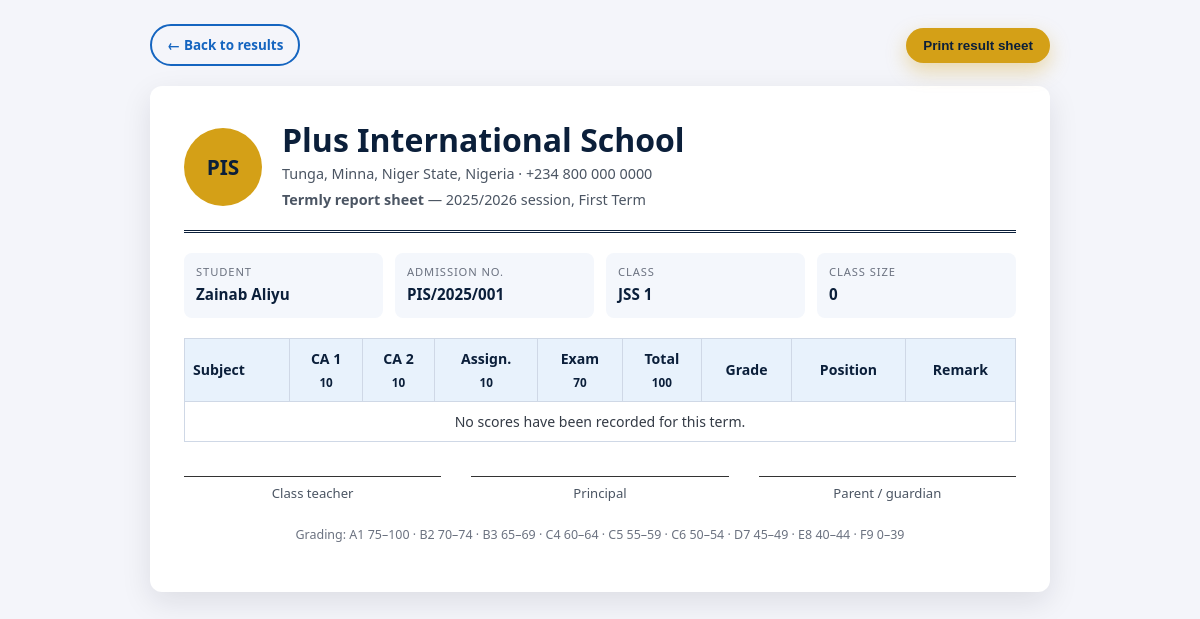
Screenshot of /admin/academics/result-sheet.php?student_id=6 (signed in) with the database file from the repository.
### tables this page shows
CREATE TABLE IF NOT EXISTS academic_sessions (
    id         INT AUTO_INCREMENT PRIMARY KEY,
    name       VARCHAR(20) NOT NULL UNIQUE,    
    term       ENUM('First','Second','Third') NOT NULL,
    is_current TINYINT(1) NOT NULL DEFAULT 0,
    starts_on  DATE DEFAULT NULL,
    ends_on    DATE DEFAULT NULL
);

CREATE TABLE IF NOT EXISTS users (
    id              INT AUTO_INCREMENT PRIMARY KEY,
    full_name       VARCHAR(150) NOT NULL,
    email           VARCHAR(150) NOT NULL UNIQUE,
    phone           VARCHAR(30) DEFAULT NULL,
    password_hash   VARCHAR(255) NOT NULL,
    role            ENUM('superadmin','subadmin','cashier','teacher','student','parent') NOT NULL,
    admission_no    VARCHAR(40) DEFAULT NULL UNIQUE,
    staff_no        VARCHAR(40) DEFAULT NULL UNIQUE,
    class_id        INT DEFAULT NULL,
    gender          ENUM('male','female') DEFAULT NULL,
    date_of_birth   DATE DEFAULT NULL,
    student_status  ENUM('new','returning') DEFAULT NULL,
    address         VARCHAR(255) DEFAULT NULL,
    photo           VARCHAR(255) DEFAULT NULL,
    status          ENUM('active','suspended') NOT NULL DEFAULT 'active',
    created_by      INT DEFAULT NULL,
    last_login      DATETIME DEFAULT NULL,
    reset_token     VARCHAR(100) DEFAULT NULL,
    reset_expires   DATETIME DEFAULT NULL,
    created_at      DATETIME NOT NULL DEFAULT CURRENT_TIMESTAMP,
    updated_at      DATETIME NOT NULL DEFAULT CURRENT_TIMESTAMP ON UPDATE CURRENT_TIMESTAMP,
    INDEX idx_users_role (role),
    INDEX idx_users_class (class_id)
);

CREATE TABLE IF NOT EXISTS school_classes (
    id          INT AUTO_INCREMENT PRIMARY KEY,
    name        VARCHAR(60) NOT NULL UNIQUE,
    section     ENUM('nursery','primary','secondary') NOT NULL,
    level_order INT NOT NULL DEFAULT 0
);

### backend/includes/Helpers.php (called while the page is built, shortened)
<?php
function e($value): string
{
    return htmlspecialchars((string) $value, ENT_QUOTES, 'UTF-8');
}
function current_session_name(): string
{
    $row = Database::one('SELECT name FROM academic_sessions WHERE is_current = 1 LIMIT 1');
    return $row['name'] ?? (date('Y') . '/' . (date('Y') + 1));
}
function current_term(): string
{
    $row = Database::one('SELECT term FROM academic_sessions WHERE is_current = 1 LIMIT 1');
    return $row['term'] ?? 'First';
}

### backend/includes/Database.php (called while the page is built, shortened)
<?php
final class Database
{
    private static ?PDO $pdo = null;
    public static function pdo(): PDO
    {
        if (self::$pdo === null) {
            $dsn = sprintf('mysql:host=%s;port=%s;dbname=%s;charset=utf8mb4', DB_HOST, DB_PORT, DB_NAME);
            self::$pdo = new PDO($dsn, DB_USER, DB_PASS, [
                PDO::ATTR_ERRMODE            => PDO::ERRMODE_EXCEPTION,
                PDO::ATTR_DEFAULT_FETCH_MODE => PDO::FETCH_ASSOC,
                PDO::ATTR_EMULATE_PREPARES   => false,
            ]);
        }
        return self::$pdo;
    }
    public static function run(string $sql, array $params = []): PDOStatement
    {
        $stmt = self::pdo()->prepare($sql);
        $stmt->execute($params);
        return $stmt;
    }
    public static function all(string $sql, array $params = []): array
    {
        return self::run($sql, $params)->fetchAll();
    }
    public static function one(string $sql, array $params = []): ?array
    {
        $row = self::run($sql, $params)->fetch();
        return $row === false ? null : $row;
    }
}

### backend/includes/ResultCalculator.php (called while the page is built, shortened)
<?php
final class ResultCalculator
{
    public static function sheet(int $studentId, string $session, string $term): array
    {
        $student = Database::one(
            'SELECT u.*, c.name AS class_name FROM users u
             LEFT JOIN school_classes c ON c.id = u.class_id WHERE u.id = ?',
            [$studentId]
        );
        $rows = Database::all(
            'SELECT r.*, s.name AS subject_name FROM results r
             JOIN subjects s ON s.id = r.subject_id
             WHERE r.student_id = ? AND r.session_name = ? AND r.term = ?
             ORDER BY s.name',
            [$studentId, $session, $term]
        );
        $summary = Database::one(
            'SELECT * FROM result_summaries WHERE student_id = ? AND session_name = ? AND term = ?',
            [$studentId, $session, $term]
        );
        return ['student' => $student, 'rows' => $rows, 'summary' => $summary];
    }
}

### backend/includes/layout/result-sheet.php (the view, shortened to what this page needs)
<?php
$student = $sheet['student'];
$rows = $sheet['rows'];
$summary = $sheet['summary'];
?>
<div class="result-sheet">
    <div class="result-head">
        <div class="crest">PIS</div>
        <div>
            <h2><?= e(SCHOOL_NAME) ?></h2>
            <p><?= e(SCHOOL_ADDRESS) ?> · <?= e(SCHOOL_PHONE) ?></p>
            <p><strong>Termly report sheet</strong> — <?= e($sheetSession) ?> session, <?= e($sheetTerm) ?> Term</p>
        </div>
    </div>
    <div class="result-meta">
        <div><span>Student</span><strong><?= e($student['full_name']) ?></strong></div>
        <div><span>Admission no.</span><strong><?= e($student['admission_no'] ?? '—') ?></strong></div>
        <div><span>Class</span><strong><?= e($student['class_name'] ?? '—') ?></strong></div>
        <div><span>Class size</span><strong><?= e($summary['class_size'] ?? count($rows)) ?></strong></div>
    </div>
    <table>
        <thead>
            <tr>
                <th style="text-align:left">Subject</th>
                <th>CA 1<br><small>10</small></th>
                <th>CA 2<br><small>10</small></th>
                <th>Assign.<br><small>10</small></th>
                <th>Exam<br><small>70</small></th>
                <th>Total<br><small>100</small></th>
                <th>Grade</th>
                <th>Position</th>
                <th>Remark</th>
            </tr>
        </thead>
        <tbody>
        <?php if (!$rows): ?>
            <tr><td colspan="9">No scores have been recorded for this term.</td></tr>
        <?php endif; ?>
        </tbody>
    </table>
    <div class="signature">
        <div>Class teacher</div>
        <div>Principal</div>
        <div>Parent / guardian</div>
    </div>
    <p class="text-center muted mt-2" style="font-size:.78rem">
        Grading: A1 75–100 · B2 70–74 · B3 65–69 · C4 60–64 · C5 55–59 · C6 50–54 · D7 45–49 · E8 40–44 · F9 0–39
    </p>
</div>

### assets/css/style.css (style rules this page uses)
:root { --blue: #1565c0; --blue-dark: #0d47a1; --blue-light: #e8f2fc; --gold: #d4a017; --gold-soft: #f0c14b; --navy: #0b1f3a; --text: #333a45; --muted: #6b7280; --white: #ffffff; --line: #dbe6f3; --radius: 14px; --shadow: 0 10px 30px rgba(13, 71, 161, 0.10); --shadow-lg: 0 18px 45px rgba(11, 31, 58, 0.18); --max: 1180px; }
* { box-sizing: border-box; }
html { scroll-behavior: smooth; }
body { margin: 0; font-family: "Segoe UI", "Helvetica Neue", Arial, sans-serif; color: var(--text); background: var(--white); line-height: 1.65; }
h1, h2, h3, h4 { color: var(--navy); line-height: 1.25; margin: 0 0 .6rem; }
h2 { font-size: 2rem; }
.muted { color: var(--muted); }
.text-center { text-align: center; }
.mt-2 { margin-top: 20px; }

### assets/css/dashboard.css (style rules this page uses)
.result-sheet { background: #fff; padding: 34px; border-radius: 12px; box-shadow: 0 10px 30px rgba(16,24,40,.10); max-width: 900px; margin: 0 auto; }
.result-head { display: flex; align-items: center; gap: 20px; border-bottom: 3px double #0b1f3a; padding-bottom: 16px; }
.result-head .crest { width: 78px; height: 78px; border-radius: 50%; background: #d4a017; color: #0b1f3a; display: grid; place-items: center; font-weight: 800; font-size: 1.3rem; }
.result-head h2 { margin: 0; color: #0b1f3a; }
.result-head p { margin: 2px 0; color: #4b5563; font-size: .9rem; }
.result-meta { display: grid; grid-template-columns: repeat(4, 1fr); gap: 12px; margin: 20px 0; }
.result-meta div { background: #f4f7fc; padding: 10px 12px; border-radius: 8px; }
.result-meta span { display: block; font-size: .7rem; text-transform: uppercase; letter-spacing: .08em; color: #6b7280; }
.result-meta strong { color: #0b1f3a; font-size: .95rem; }
.result-sheet table { width: 100%; border-collapse: collapse; font-size: .88rem; }
.result-sheet th, .result-sheet td { border: 1px solid #cfd8e6; padding: 8px; text-align: center; }
.result-sheet th { background: #e8f2fc; color: #0b1f3a; }
.signature { margin-top: 34px; display: flex; justify-content: space-between; gap: 30px; }
.signature div { flex: 1; border-top: 1px solid #333; padding-top: 6px; font-size: .82rem; color: #4b5563; text-align: center; }

### rows the page displays
academic_sessions: name "2025/2026", term "First"
users: full_name "Zainab Aliyu", admission_no "PIS/2025/001", school_classes.name "JSS 1"

### other values shown
SCHOOL_NAME "Plus International School"
SCHOOL_ADDRESS "Tunga, Minna, Niger State, Nigeria"
SCHOOL_PHONE "+234 800 000 0000"
$summary['class_size'] "0"
